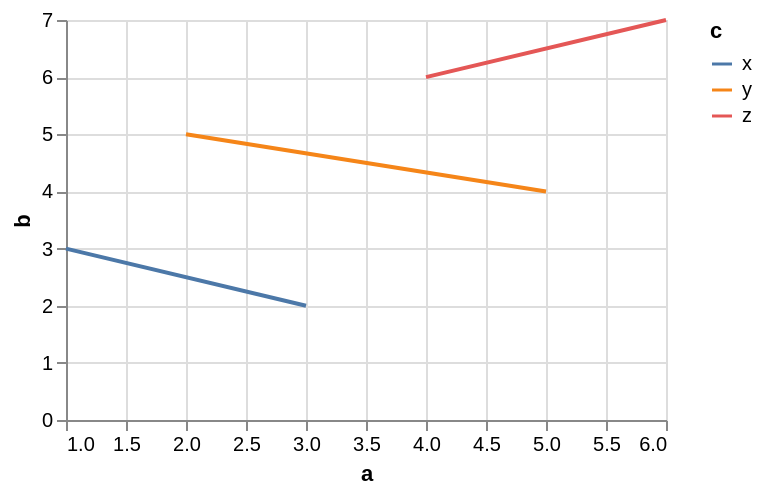

The Vega-Lite source for this figure:
### Vega-Lite specification from a JSON file in a GitHub repository (floating-point values rounded to 4 significant figures)
{"$schema": "https://vega.github.io/schema/vega-lite/v6.json", "data": {"values": [{"a": 1, "b": 3, "c": "x", "d": "2020-01-01"}, {"a": 2, "b": 5, "c": "y", "d": "2020-03-01"}, {"a": 3, "b": 2, "c": "x", "d": "2020-06-01"}, {"a": 4, "b": 6, "c": "z", "d": "2020-09-01"}, {"a": 5, "b": 4, "c": "y", "d": "2021-01-01"}, {"a": 6, "b": 7, "c": "z", "d": "2021-04-01"}]}, "width": 300, "height": 200, "params": [{"name": "pick", "select": {"type": "point", "fields": ["c"]}}], "mark": {"type": "line", "point": false}, "encoding": {"x": {"field": "a", "type": "quantitative"}, "y": {"field": "b", "type": "quantitative"}, "color": {"field": "c", "type": "nominal"}, "opacity": {"condition": {"param": "pick", "value": 1}, "value": 0.3}}}
